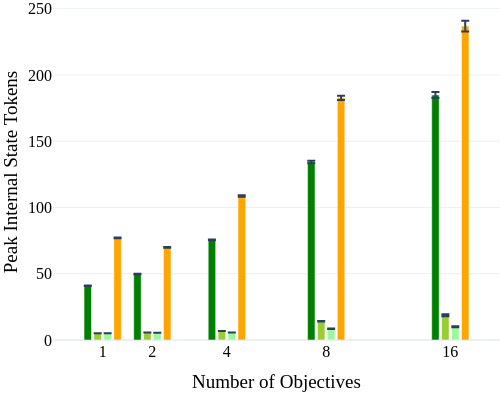

Notebook code for this chart:
### Code cell
fig = go.Figure()

# ABBEL Tokens
fig.add_trace(go.Bar(
    x=[OBJS_TO_X[o] - 0.3 for o in ALL_NUM_OBJS],
    y=[np.mean(t) for t in beliefs],
    error_y=dict(type='data', array=[np.std(t)/np.sqrt(len(t)) for t in beliefs]),
    name='ABBEL',
    marker_color='green',
    width=0.15
))

# ABBEL (Length Penalty) Tokens
fig.add_trace(go.Bar(
    x=[OBJS_TO_X[o] -0.1 for o in ALL_NUM_OBJS],
    y=[np.mean(t) for t in beliefs_pen05],
    error_y=dict(type='data', array=[np.std(t)/np.sqrt(len(t)) for t in beliefs_pen05]),
    name='ABBEL (Length Penalty 0.1)',
    marker_color='yellowgreen',
    width=0.15
))

# ABBEL (Length Penalty) Tokens
fig.add_trace(go.Bar(
    x=[OBJS_TO_X[o] + 0.1for o in ALL_NUM_OBJS],
    y=[np.mean(t) for t in beliefs_pen],
    error_y=dict(type='data', array=[np.std(t)/np.sqrt(len(t)) for t in beliefs_pen]),
    name='ABBEL (Length Penalty 0.1)',
    marker_color='palegreen',
    width=0.15
))

# MEM1 (Instruct) Tokens
fig.add_trace(go.Bar(
    x=[OBJS_TO_X[o] + 0.3 for o in ALL_NUM_OBJS],
    y=[np.mean(t) for t in internal_states],
    error_y=dict(type='data', array=[np.std(t)/np.sqrt(len(t)) for t in internal_states]),
    name='MEM1 (Instruct)',
    marker_color='orange',
    width=0.15
))

fig.update_layout(
    xaxis_title='Number of Objectives',
    yaxis_title='Peak Internal State Tokens',
    template='plotly_white',
    font=dict(family='Times New Roman', size=16, color='black'),
    width=500,
    height=400,
    showlegend=False,
    xaxis=dict(tickvals=[OBJS_TO_X[o] for o in ALL_NUM_OBJS], ticktext=ALL_NUM_OBJS, range=[0, 9]),
    margin=dict(l=0, r=0, t=0, b=60)
)

fig.show()
#fig.write_image("figures/QA_peak_tokens_memory_only.pdf", width=500, height=400)
fig.write_image("notebooks/figures/QA_peak_tokens_memory_only_fulleval.pdf", width=500, height=400)

### Figure 1 — Plotly figure (JSON) as saved in the notebook; plotly's stock layout.template omitted (floating-point values rounded to 4 significant figures)
{"data": [{"error_y": {"array": [0.1782, 0.2008, 0.311, 0.9168, 2.28], "type": "data"}, "marker": {"color": "green"}, "name": "ABBEL", "type": "bar", "width": 0.15, "x": [0.7, 1.7, 3.2, 5.2, 7.7], "y": [40.99, 49.8, 75.57, 134.3, 184.8]}, {"error_y": {"array": [0.02305, 0.03421, 0.07031, 0.258, 0.685], "type": "data"}, "marker": {"color": "yellowgreen"}, "name": "ABBEL (Length Penalty 0.1)", "type": "bar", "width": 0.15, "x": [0.9, 1.9, 3.4, 5.4, 7.9], "y": [5.104, 5.65, 6.794, 14.16, 18.68]}, {"error_y": {"array": [0.02343, 0.03151, 0.05173, 0.1554, 0.417], "type": "data"}, "marker": {"color": "palegreen"}, "name": "ABBEL (Length Penalty 0.1)", "type": "bar", "width": 0.15, "x": [1.1, 2.1, 3.6, 5.6, 8.1], "y": [5.092, 5.429, 5.692, 8.487, 10.03]}, {"error_y": {"array": [0.3342, 0.3264, 0.6027, 1.565, 4.013], "type": "data"}, "marker": {"color": "orange"}, "name": "MEM1 (Instruct)", "type": "bar", "width": 0.15, "x": [1.3, 2.3, 3.8, 5.8, 8.3], "y": [77.05, 69.85, 108.7, 182.7, 236.8]}], "layout": {"font": {"color": "black", "family": "Times New Roman", "size": 16}, "height": 400, "margin": {"b": 60, "l": 0, "r": 0, "t": 0}, "showlegend": false, "width": 500, "xaxis": {"range": [0, 9], "ticktext": [1, 2, 4, 8, 16], "tickvals": [1, 2, 3.5, 5.5, 8], "title": {"text": "Number of Objectives"}}, "yaxis": {"title": {"text": "Peak Internal State Tokens"}}}}
